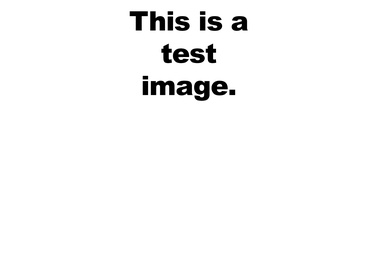
#> input picture assets/test_image.jpg, 377 x 269 px, shrunk from 2100 x 1500 before the run
$ python image_matcher.py
#> lines starting #> are read from the running program, lines starting #| are printed output that depends on the picture
import cv2
import matplotlib.pyplot as plt

def match_template(image_path, template_path):
#> called with image_path = 'assets/test_image.jpg', template_path = 'assets/7.jpg'
    img = cv2.imread(image_path, 0)
#> img is the input picture: shape (269, 377); min 0, max 255, mean 248.7
    template = cv2.imread(template_path, 0)
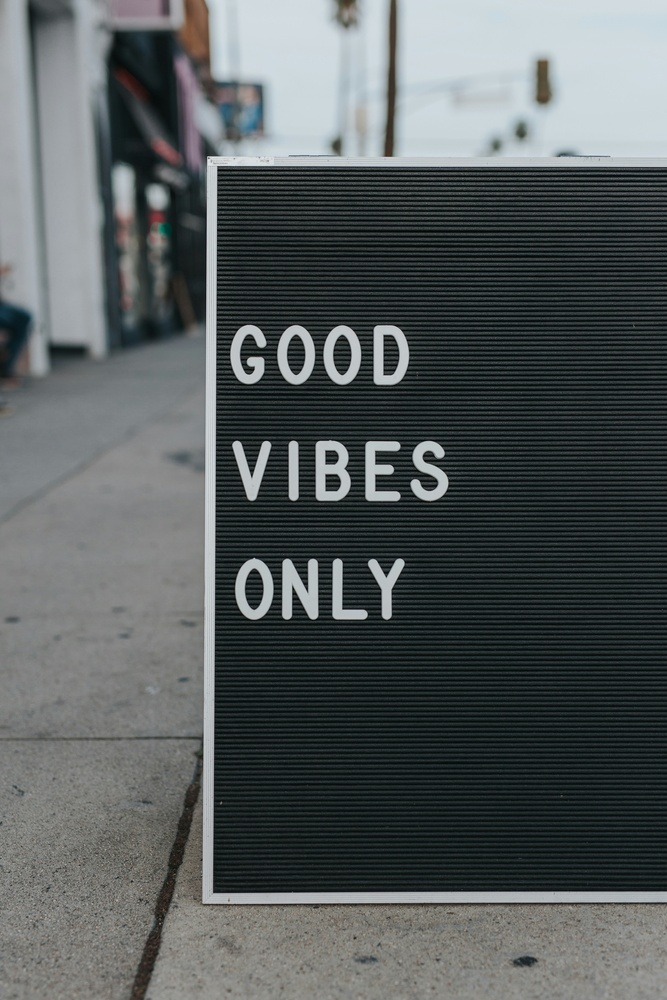
#> input picture assets/7.jpg, 667 x 1000 px, shrunk from 3711 x 5567 before the run
#> template: shape (1000, 667); min 0, max 233, mean 91.3

    res = cv2.matchTemplate(img, template, cv2.TM_CCOEFF_NORMED)
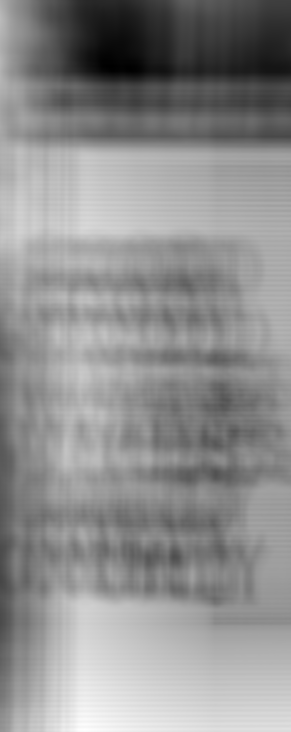
#> res: shape (732, 291) float32; min -0.252, max 0.185, mean -0.00707; drawn with min black and max white
    min_val, max_val, min_loc, max_loc = cv2.minMaxLoc(res)
#> min_val = -0.252; max_val = 0.185; min_loc = (110, 66); max_loc = (84, 729)

    h, w = template.shape
#> h = 1000; w = 667
    top_left = max_loc
#> top_left = (84, 729)
    bottom_right = (top_left[0] + w, top_left[1] + h)
#> bottom_right = (751, 1729)
    img_color = cv2.cvtColor(img, cv2.COLOR_GRAY2BGR)
    cv2.rectangle(img_color, top_left, bottom_right, (0, 0, 255), 2)

    plt.imshow(img_color)
    plt.title("Image Match")
    plt.axis("off")
    plt.show()

# Ejemplo de uso
if __name__ == "__main__":
    match_template("assets/test_image.jpg", "assets/7.jpg")
